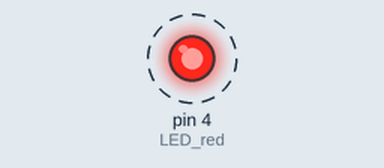
A sketch run on a simulated Arduino Uno, built with avr-gcc and run on an emulated ATmega328P. On the bench: output pins drawn as LEDs (lit = HIGH). Dashed ring = blinking.

Above: at 0.2 s.
Timing chart, 0 to 3.0 s (numbered marks = the images above):
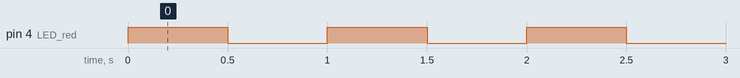

The sketch:

led_test.ino
```cpp
#define LED_red 4  // The pin the LED is connected to

void setup() {
  pinMode(LED_red, OUTPUT); // Declare the LED as an output
}

void loop() {
  digitalWrite(LED_red, HIGH); // Turn the LED on
  delay(500);
  digitalWrite(LED_red, LOW); // Turn the LED on
  delay(500);

}
```

Measured:
- by itself, pin 4 (LED_red): alternates HIGH for 0.50 s and LOW for 0.50 s
